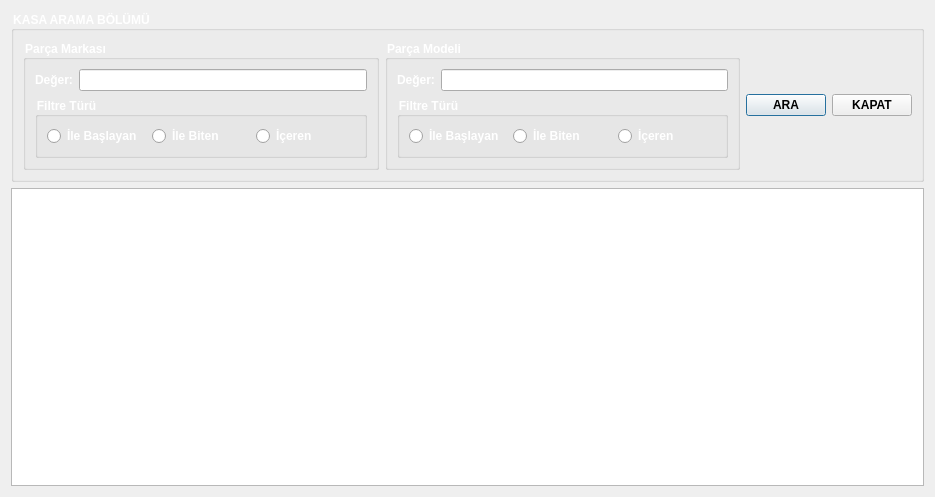
<?xml version="1.0" encoding="UTF-8"?>
<ui version="4.0">
 <class>TMOKasaListeFormu</class>
 <widget class="QDialog" name="TMOKasaListeFormu">
  <property name="geometry">
   <rect>
    <x>0</x>
    <y>0</y>
    <width>935</width>
    <height>497</height>
   </rect>
  </property>
  <property name="windowTitle">
   <string>Dialog</string>
  </property>
  <property name="styleSheet">
   <string notr="true">
TMOKasaListeFormu{

	
	background-image: url(:/resimler/kasa.jpg);
}

QLabel {
   font:Bold; 
   color: #ffffff;
}
QGroupBox {
    font:Bold;
color: #ffffff;
}
QPushButton{font:Bold;}
QRadioButton{
    font:Bold;
color: #ffffff;
}</string>
  </property>
  <layout class="QGridLayout" name="gridLayout_6">
   <item row="0" column="0">
    <widget class="QGroupBox" name="GPAramaBolumu">
     <property name="title">
      <string>KASA ARAMA BÖLÜMÜ</string>
     </property>
     <layout class="QGridLayout" name="gridLayout_5">
      <item row="0" column="2">
       <widget class="QPushButton" name="PBAra">
        <property name="text">
         <string>ARA</string>
        </property>
       </widget>
      </item>
      <item row="0" column="1">
       <widget class="QGroupBox" name="GPParcaModeli">
        <property name="title">
         <string>Parça Modeli</string>
        </property>
        <layout class="QGridLayout" name="gridLayout_4">
         <item row="0" column="0">
          <widget class="QLabel" name="LPModeliDeger">
           <property name="text">
            <string>Değer:</string>
           </property>
          </widget>
         </item>
         <item row="0" column="1">
          <widget class="QLineEdit" name="LEPModeliDeger"/>
         </item>
         <item row="1" column="0" colspan="2">
          <widget class="QGroupBox" name="GPPModeliFiltreTuru">
           <property name="title">
            <string>Filtre Türü</string>
           </property>
           <layout class="QGridLayout" name="gridLayout_3">
            <item row="0" column="0">
             <widget class="QRadioButton" name="RBPModeliFTIleBaslayan">
              <property name="text">
               <string>İle Başlayan</string>
              </property>
             </widget>
            </item>
            <item row="0" column="1">
             <widget class="QRadioButton" name="RBPModeliIFTIleBiten">
              <property name="text">
               <string>İle Biten</string>
              </property>
             </widget>
            </item>
            <item row="0" column="2">
             <widget class="QRadioButton" name="RBPModeliFTIceren">
              <property name="text">
               <string>İçeren</string>
              </property>
             </widget>
            </item>
           </layout>
          </widget>
         </item>
        </layout>
       </widget>
      </item>
      <item row="0" column="0">
       <widget class="QGroupBox" name="GPParcaMarkasi">
        <property name="title">
         <string>Parça Markası</string>
        </property>
        <layout class="QGridLayout" name="gridLayout_2">
         <item row="0" column="0">
          <widget class="QLabel" name="LPMarkasiDeger">
           <property name="text">
            <string>Değer:</string>
           </property>
          </widget>
         </item>
         <item row="0" column="1">
          <widget class="QLineEdit" name="LEPMarkasiDeger"/>
         </item>
         <item row="1" column="0" colspan="2">
          <widget class="QGroupBox" name="GPPMarkasiFiltreTuru">
           <property name="title">
            <string>Filtre Türü</string>
           </property>
           <layout class="QGridLayout" name="gridLayout">
            <item row="0" column="0">
             <widget class="QRadioButton" name="RBPMarkasiFTIleBaslayan">
              <property name="text">
               <string>İle Başlayan</string>
              </property>
             </widget>
            </item>
            <item row="0" column="1">
             <widget class="QRadioButton" name="RBPMarkasiFTIleBiten">
              <property name="text">
               <string>İle Biten</string>
              </property>
             </widget>
            </item>
            <item row="0" column="2">
             <widget class="QRadioButton" name="RBPMarkasiFTIceren">
              <property name="text">
               <string>İçeren</string>
              </property>
             </widget>
            </item>
           </layout>
          </widget>
         </item>
        </layout>
       </widget>
      </item>
      <item row="0" column="3">
       <widget class="QPushButton" name="PBKapat">
        <property name="text">
         <string>KAPAT</string>
        </property>
       </widget>
      </item>
     </layout>
    </widget>
   </item>
   <item row="1" column="0">
    <widget class="QTableWidget" name="TWTablo"/>
   </item>
  </layout>
 </widget>
 <resources/>
 <connections>
  <connection>
   <sender>PBAra</sender>
   <signal>clicked()</signal>
   <receiver>TMOKasaListeFormu</receiver>
   <slot>aramaYap()</slot>
   <hints>
    <hint type="sourcelabel">
     <x>783</x>
     <y>83</y>
    </hint>
    <hint type="destinationlabel">
     <x>932</x>
     <y>165</y>
    </hint>
   </hints>
  </connection>
  <connection>
   <sender>PBKapat</sender>
   <signal>clicked()</signal>
   <receiver>TMOKasaListeFormu</receiver>
   <slot>reject()</slot>
   <hints>
    <hint type="sourcelabel">
     <x>896</x>
     <y>82</y>
    </hint>
    <hint type="destinationlabel">
     <x>932</x>
     <y>200</y>
    </hint>
   </hints>
  </connection>
  <connection>
   <sender>RBPModeliFTIceren</sender>
   <signal>clicked()</signal>
   <receiver>TMOKasaListeFormu</receiver>
   <slot>aramaYap()</slot>
   <hints>
    <hint type="sourcelabel">
     <x>658</x>
     <y>113</y>
    </hint>
    <hint type="destinationlabel">
     <x>933</x>
     <y>239</y>
    </hint>
   </hints>
  </connection>
  <connection>
   <sender>RBPModeliIFTIleBiten</sender>
   <signal>clicked()</signal>
   <receiver>TMOKasaListeFormu</receiver>
   <slot>aramaYap()</slot>
   <hints>
    <hint type="sourcelabel">
     <x>556</x>
     <y>113</y>
    </hint>
    <hint type="destinationlabel">
     <x>935</x>
     <y>278</y>
    </hint>
   </hints>
  </connection>
  <connection>
   <sender>RBPModeliFTIleBaslayan</sender>
   <signal>clicked()</signal>
   <receiver>TMOKasaListeFormu</receiver>
   <slot>aramaYap()</slot>
   <hints>
    <hint type="sourcelabel">
     <x>469</x>
     <y>116</y>
    </hint>
    <hint type="destinationlabel">
     <x>933</x>
     <y>311</y>
    </hint>
   </hints>
  </connection>
  <connection>
   <sender>LEPModeliDeger</sender>
   <signal>textChanged(QString)</signal>
   <receiver>TMOKasaListeFormu</receiver>
   <slot>aramaYap()</slot>
   <hints>
    <hint type="sourcelabel">
     <x>640</x>
     <y>61</y>
    </hint>
    <hint type="destinationlabel">
     <x>932</x>
     <y>100</y>
    </hint>
   </hints>
  </connection>
  <connection>
   <sender>RBPMarkasiFTIceren</sender>
   <signal>clicked()</signal>
   <receiver>TMOKasaListeFormu</receiver>
   <slot>aramaYap()</slot>
   <hints>
    <hint type="sourcelabel">
     <x>279</x>
     <y>117</y>
    </hint>
    <hint type="destinationlabel">
     <x>4</x>
     <y>182</y>
    </hint>
   </hints>
  </connection>
  <connection>
   <sender>RBPMarkasiFTIleBiten</sender>
   <signal>clicked()</signal>
   <receiver>TMOKasaListeFormu</receiver>
   <slot>aramaYap()</slot>
   <hints>
    <hint type="sourcelabel">
     <x>174</x>
     <y>113</y>
    </hint>
    <hint type="destinationlabel">
     <x>6</x>
     <y>216</y>
    </hint>
   </hints>
  </connection>
  <connection>
   <sender>RBPMarkasiFTIleBaslayan</sender>
   <signal>clicked()</signal>
   <receiver>TMOKasaListeFormu</receiver>
   <slot>aramaYap()</slot>
   <hints>
    <hint type="sourcelabel">
     <x>95</x>
     <y>117</y>
    </hint>
    <hint type="destinationlabel">
     <x>4</x>
     <y>262</y>
    </hint>
   </hints>
  </connection>
  <connection>
   <sender>LEPMarkasiDeger</sender>
   <signal>textChanged(QString)</signal>
   <receiver>TMOKasaListeFormu</receiver>
   <slot>aramaYap()</slot>
   <hints>
    <hint type="sourcelabel">
     <x>208</x>
     <y>67</y>
    </hint>
    <hint type="destinationlabel">
     <x>3</x>
     <y>122</y>
    </hint>
   </hints>
  </connection>
 </connections>
 <slots>
  <slot>aramaYap()</slot>
 </slots>
</ui>
